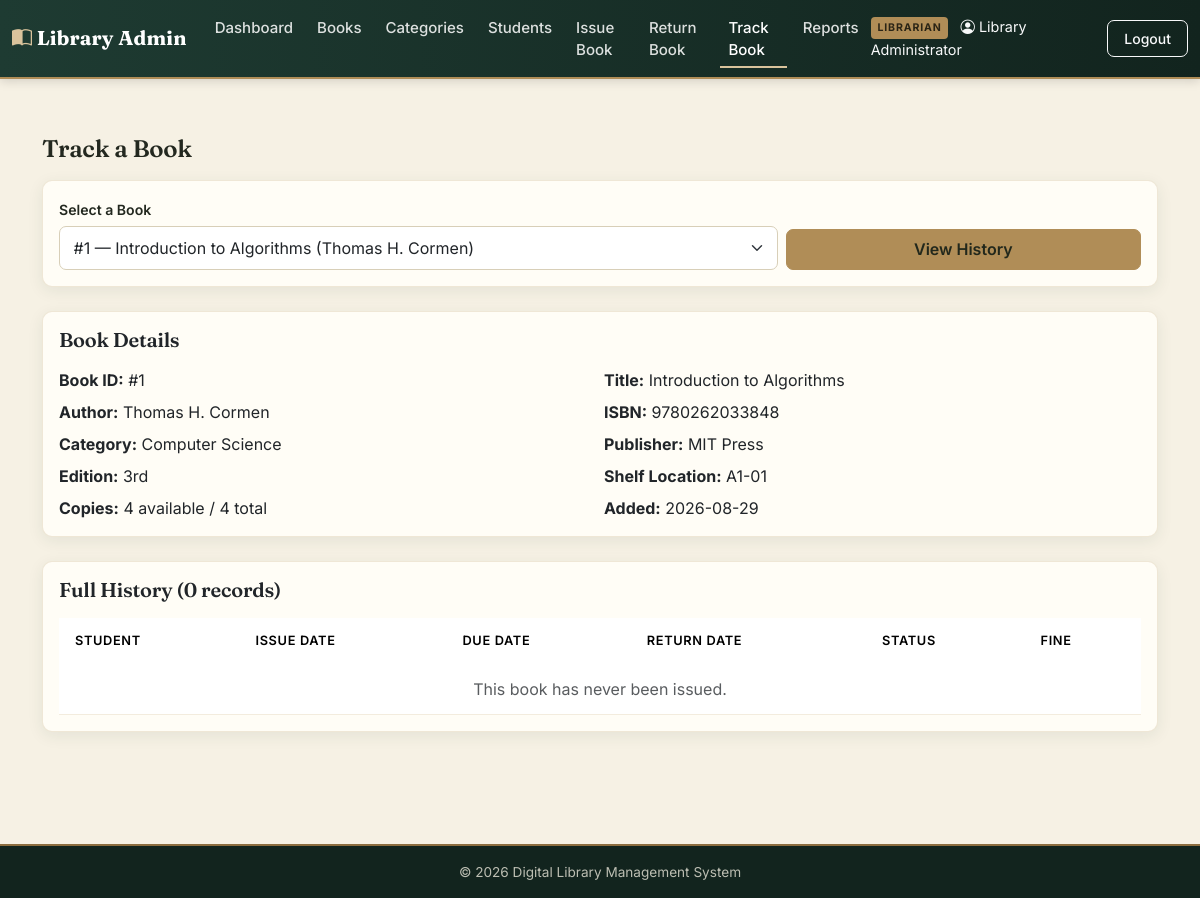
Page /admin/track_book.php?book_id=1 (signed in) on the committed database.
### tables this page shows
CREATE TABLE books (
    book_id INT AUTO_INCREMENT PRIMARY KEY,
    title VARCHAR(200) NOT NULL,
    author VARCHAR(150) NOT NULL,
    isbn VARCHAR(20) UNIQUE,
    category_id INT,
    publisher VARCHAR(150),
    edition VARCHAR(50),
    total_copies INT NOT NULL DEFAULT 1,
    available_copies INT NOT NULL DEFAULT 1,
    shelf_location VARCHAR(50),
    added_date DATE DEFAULT (CURRENT_DATE),
    FOREIGN KEY (category_id) REFERENCES categories(category_id) ON DELETE SET NULL
);

CREATE TABLE categories (
    category_id INT AUTO_INCREMENT PRIMARY KEY,
    category_name VARCHAR(100) NOT NULL
);

### includes/functions.php (called while the page is built, shortened)
<?php
function clean($value) {
    return htmlspecialchars(trim($value ?? ''), ENT_QUOTES, 'UTF-8');
}
?>

### admin/track_book.php (the view, shortened to what this page needs)
<?php
require_once __DIR__ . '/../includes/functions.php';
$book_id = isset($_GET['book_id']) ? (int)$_GET['book_id'] : 0;
include __DIR__ . '/../includes/header.php';
include __DIR__ . '/../includes/admin_navbar.php';
$books_list = $conn->query("SELECT book_id, title, author FROM books ORDER BY title")->fetch_all(MYSQLI_ASSOC);
$book = null;
$history = [];
if ($book_id > 0) {
    $stmt = $conn->prepare("
        SELECT b.*, c.category_name
        FROM books b LEFT JOIN categories c ON b.category_id = c.category_id
        WHERE b.book_id = ?
    ");
    $stmt->bind_param("i", $book_id);
    $stmt->execute();
    $book = $stmt->get_result()->fetch_assoc();
    if ($book) {
        $stmt = $conn->prepare("
            SELECT t.*, s.full_name, s.email
            FROM transactions t JOIN students s ON t.student_id = s.student_id
            WHERE t.book_id = ?
            ORDER BY t.transaction_id DESC
        ");
        $stmt->bind_param("i", $book_id);
        $stmt->execute();
        $history = $stmt->get_result()->fetch_all(MYSQLI_ASSOC);
    }
}
?>
<div class="container my-4">
  <h4 class="mb-3">Track a Book</h4>
  <div class="card mb-4">
    <div class="card-body">
      <form method="GET" class="row g-2 align-items-end">
        <div class="col-md-8">
          <label class="form-label">Select a Book</label>
          <select name="book_id" class="form-select" required>
            <?php foreach ($books_list as $b): ?>
              <option value="<?php echo $b['book_id']; ?>" <?php echo ($b['book_id']==$book_id)?'selected':''; ?>>
                #<?php echo $b['book_id']; ?> &mdash; <?php echo clean($b['title']); ?> (<?php echo clean($b['author']); ?>)
              </option>
            <?php endforeach; ?>
          </select>
        </div>
        <div class="col-md-4">
          <button type="submit" class="btn btn-accent w-100">View History</button>
        </div>
      </form>
    </div>
  </div>
  <?php if ($book): ?>
    <div class="card mb-4">
      <div class="card-body">
        <h5 class="card-title mb-3">Book Details</h5>
        <div class="row g-2">
          <div class="col-md-6"><strong>Book ID:</strong> #<?php echo (int)$book['book_id']; ?></div>
          <div class="col-md-6"><strong>Title:</strong> <?php echo clean($book['title']); ?></div>
          <div class="col-md-6"><strong>Author:</strong> <?php echo clean($book['author']); ?></div>
          <div class="col-md-6"><strong>ISBN:</strong> <?php echo clean($book['isbn']) ?: '—'; ?></div>
          <div class="col-md-6"><strong>Category:</strong> <?php echo clean($book['category_name']) ?: '—'; ?></div>
          <div class="col-md-6"><strong>Publisher:</strong> <?php echo clean($book['publisher']) ?: '—'; ?></div>
          <div class="col-md-6"><strong>Edition:</strong> <?php echo clean($book['edition']) ?: '—'; ?></div>
          <div class="col-md-6"><strong>Shelf Location:</strong> <?php echo clean($book['shelf_location']) ?: '—'; ?></div>
          <div class="col-md-6"><strong>Copies:</strong> <?php echo (int)$book['available_copies']; ?> available / <?php echo (int)$book['total_copies']; ?> total</div>
          <div class="col-md-6"><strong>Added:</strong> <?php echo clean($book['added_date']); ?></div>
        </div>
      </div>
    </div>
    <div class="card">
      <div class="card-body table-responsive">
        <h5 class="card-title mb-3">Full History (<?php echo count($history); ?> record<?php echo count($history)==1?'':'s'; ?>)</h5>
        <table class="table table-hover align-middle">
          <thead>
            <tr><th>Student</th><th>Issue Date</th><th>Due Date</th><th>Return Date</th><th>Status</th><th>Fine</th></tr>
          </thead>
          <tbody>
            <?php if (empty($history)): ?>
              <tr><td colspan="6" class="text-center text-muted">This book has never been issued.</td></tr>
            <?php endif; ?>
          </tbody>
        </table>
      </div>
    </div>
  <?php endif; ?>
</div>
<?php include __DIR__ . '/../includes/footer.php'; ?>

### assets/css/style.css (style rules this page uses)
:root { --forest: #1E3B32; --forest-dark: #12241E; --forest-soft: #2A4E42; --parchment: #F6F1E4; --parchment-card:#FFFDF6; --brass: #B08D57; --brass-dark: #8C6D3F; --brass-light: #D9C39C; --ink: #23281F; --ink-red: #8C3B2E; --sage: #3F6B52; --font-display: 'Fraunces', Georgia, 'Times New Roman', serif; --font-body: 'Inter', -apple-system, 'Segoe UI', Roboto, sans-serif; --radius: 10px; --shadow-soft: 0 4px 16px rgba(30, 59, 50, 0.08); --shadow-lift: 0 10px 24px rgba(30, 59, 50, 0.14); }
* { box-sizing: border-box; }
html { height: 100%; }
body { min-height: 100vh; display: flex; flex-direction: column; background-color: var(--parchment); font-family: var(--font-body); color: var(--ink); margin: 0; text-rendering: optimizeLegibility; -webkit-font-smoothing: antialiased; }
body > .container:not(.app-navbar .container), body > main, main, .container { flex: 1 0 auto; }
body > main, body > .container:not(.app-navbar .container) { padding-top: 2rem; padding-bottom: 2.5rem; }
h1, h2, h3, h4, h5, h6, .navbar-brand { font-family: var(--font-display); font-weight: 600; letter-spacing: -0.01em; color: var(--ink); }
.btn { border-radius: 7px; font-weight: 500; padding: 0.45rem 1rem; transition: transform .15s ease, box-shadow .15s ease, background-color .15s ease; }
.btn-accent { background-color: var(--brass); border-color: var(--brass); color: #22281c; font-weight: 600; }
.card { border: 1px solid rgba(176,141,87,0.2); border-radius: var(--radius); box-shadow: var(--shadow-soft); background-color: var(--parchment-card); }
.table { margin-bottom: 0; border-color: rgba(176,141,87,0.15); }
.table thead { background-color: var(--forest); color: var(--parchment-card); font-size: 0.8rem; letter-spacing: 0.05em; text-transform: uppercase; }
.table thead th { border-bottom: none; font-weight: 600; padding: 0.85rem 1rem; }
.table > :not(caption) > * > * { padding: 0.8rem 1rem; vertical-align: middle; }
.form-control, .form-select { border-radius: 7px; border: 1px solid #d8cfb8; background-color: #fff; padding: 0.55rem 0.85rem; }
.form-label { font-weight: 600; font-size: 0.88rem; color: var(--ink); margin-bottom: 0.4rem; }

### rows in the picture
books: book_id "1", title "Introduction to Algorithms", author "Thomas H. Cormen", isbn "9780262033848", category.category_name "Computer Science", publisher "MIT Press", edition "3rd", shelf_location "A1-01", available_copies "4", total_copies "4", added_date "2026-08-29"

### other values in the picture
$_SESSION['admin_name'] "Library Administrator"
count($history) "0"
